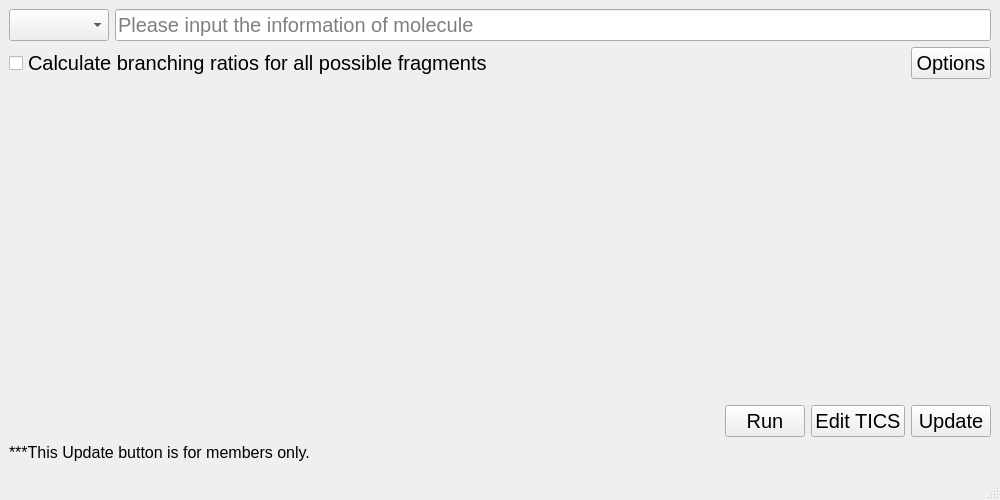
<?xml version="1.0" encoding="UTF-8"?>
<ui version="4.0">
 <class>BranchingRatios</class>
 <widget class="QMainWindow" name="BranchingRatios">
  <property name="geometry">
   <rect>
    <x>0</x>
    <y>0</y>
    <width>1000</width>
    <height>500</height>
   </rect>
  </property>
  <property name="minimumSize">
   <size>
    <width>1000</width>
    <height>500</height>
   </size>
  </property>
  <property name="font">
   <font>
    <family>Arial</family>
    <pointsize>15</pointsize>
   </font>
  </property>
  <property name="windowTitle">
   <string>Branching Ratios</string>
  </property>
  <widget class="QWidget" name="centralwidget">
   <layout class="QVBoxLayout" name="verticalLayout">
    <item>
     <layout class="QHBoxLayout" name="horizontalLayout">
      <item>
       <widget class="QComboBox" name="comboBox">
        <property name="font">
         <font>
          <family>Arial</family>
          <pointsize>15</pointsize>
         </font>
        </property>
        <property name="editable">
         <bool>false</bool>
        </property>
        <property name="currentText">
         <string/>
        </property>
        <property name="maxVisibleItems">
         <number>10</number>
        </property>
        <property name="maxCount">
         <number>2147483645</number>
        </property>
        <property name="placeholderText">
         <string/>
        </property>
       </widget>
      </item>
      <item>
       <widget class="QLineEdit" name="MoleculeEdit">
        <property name="minimumSize">
         <size>
          <width>0</width>
          <height>0</height>
         </size>
        </property>
        <property name="font">
         <font>
          <family>Arial</family>
          <pointsize>15</pointsize>
         </font>
        </property>
        <property name="placeholderText">
         <string>Please input the information of molecule</string>
        </property>
       </widget>
      </item>
     </layout>
    </item>
    <item>
     <layout class="QHBoxLayout" name="CheckBoxLayout">
      <item>
       <widget class="QCheckBox" name="ComputeRatios">
        <property name="font">
         <font>
          <family>Arial</family>
          <pointsize>15</pointsize>
         </font>
        </property>
        <property name="text">
         <string>Calculate branching ratios for all possible fragments</string>
        </property>
       </widget>
      </item>
      <item>
       <spacer name="horizontalSpacer">
        <property name="orientation">
         <enum>Qt::Horizontal</enum>
        </property>
        <property name="sizeHint" stdset="0">
         <size>
          <width>40</width>
          <height>20</height>
         </size>
        </property>
       </spacer>
      </item>
      <item>
       <widget class="QPushButton" name="OptionButton">
        <property name="sizePolicy">
         <sizepolicy hsizetype="Minimum" vsizetype="Fixed">
          <horstretch>0</horstretch>
          <verstretch>0</verstretch>
         </sizepolicy>
        </property>
        <property name="font">
         <font>
          <family>Arial</family>
          <pointsize>15</pointsize>
         </font>
        </property>
        <property name="text">
         <string>Options</string>
        </property>
       </widget>
      </item>
     </layout>
    </item>
    <item>
     <spacer name="verticalSpacer">
      <property name="orientation">
       <enum>Qt::Vertical</enum>
      </property>
      <property name="sizeHint" stdset="0">
       <size>
        <width>20</width>
        <height>40</height>
       </size>
      </property>
     </spacer>
    </item>
    <item>
     <layout class="QHBoxLayout" name="RunButtonLayout">
      <property name="leftMargin">
       <number>0</number>
      </property>
      <property name="topMargin">
       <number>100</number>
      </property>
      <item>
       <spacer name="horizontalSpacer_2">
        <property name="orientation">
         <enum>Qt::Horizontal</enum>
        </property>
        <property name="sizeHint" stdset="0">
         <size>
          <width>40</width>
          <height>20</height>
         </size>
        </property>
       </spacer>
      </item>
      <item>
       <widget class="QPushButton" name="RunButton">
        <property name="sizePolicy">
         <sizepolicy hsizetype="Maximum" vsizetype="Fixed">
          <horstretch>0</horstretch>
          <verstretch>0</verstretch>
         </sizepolicy>
        </property>
        <property name="font">
         <font>
          <family>Arial</family>
          <pointsize>15</pointsize>
         </font>
        </property>
        <property name="text">
         <string>Run</string>
        </property>
       </widget>
      </item>
      <item>
       <widget class="QPushButton" name="editTICS">
        <property name="text">
         <string>Edit TICS</string>
        </property>
       </widget>
      </item>
      <item>
       <widget class="QPushButton" name="UpdateButton">
        <property name="text">
         <string>Update</string>
        </property>
       </widget>
      </item>
     </layout>
    </item>
    <item>
     <widget class="QLabel" name="label">
      <property name="font">
       <font>
        <family>Arial</family>
        <pointsize>12</pointsize>
       </font>
      </property>
      <property name="text">
       <string>***This Update button is for members only.</string>
      </property>
     </widget>
    </item>
   </layout>
  </widget>
  <widget class="QMenuBar" name="menubar">
   <property name="geometry">
    <rect>
     <x>0</x>
     <y>0</y>
     <width>1000</width>
     <height>29</height>
    </rect>
   </property>
   <property name="font">
    <font>
     <family>Arial</family>
     <pointsize>15</pointsize>
    </font>
   </property>
  </widget>
  <widget class="QStatusBar" name="statusbar">
   <property name="font">
    <font>
     <family>Arial</family>
     <pointsize>15</pointsize>
    </font>
   </property>
  </widget>
 </widget>
 <resources/>
 <connections/>
</ui>
